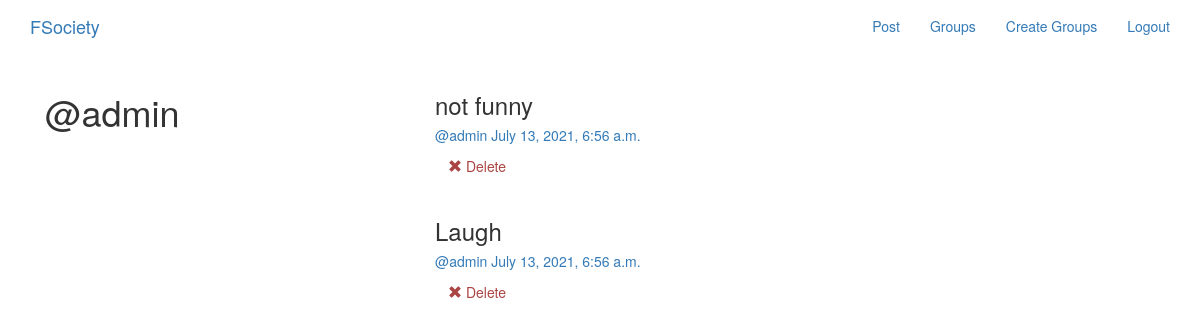
The app's page /posts/by/admin (signed in) with its own data.
### posts/models.py (models this page shows, shortened)
class Post(models.Model):
    user = models.ForeignKey(User, related_name = 'posts', on_delete = models.CASCADE)
    created_at = models.DateTimeField(auto_now = True)
    message = models.TextField()
    message_html = models.TextField(editable = False)
    group = models.ForeignKey(Group, related_name = 'posts', null = True, blank = True, on_delete = models.CASCADE)
    class Meta:
        ordering = ['-created_at'] #ordered such that new post is shown first
        unique_together = ['user','message']

### posts/views.py (the view)
# urls.py: url(r'by/(?P<username>[-\w]+)', views.UserPosts.as_view(), name = 'for_user'),
class UserPosts(generic.ListView):
    model = models.Post
    template_name = 'posts/user_post_list.html'
    def get_queryset(self):
        try:
            self.post_user = User.objects.prefetch_related('posts').get(username__iexact=self.kwargs.get('username'))
        except User.DoesNotExist:
            raise Http404
        else:
            return self.post_user.posts.all()
    def get_context_data(self, **kwargs):
        context = super().get_context_data(**kwargs)
        context['post_user'] = self.post_user
        return context

### posts/templates/posts/user_post_list.html
{% extends "posts/post_base.html" %}
{% block prepost %}
    <div class="col-md-4">
        <h1>@{{post_user.username}}</h1>
    </div>
{% endblock %}
{% block post_content %}
    <div class="col-md-8">
        {% for post in post_list %}
            {% include "posts/_post.html" %}
        {% endfor %}
    </div>
{% endblock %}

### posts/templates/posts/_post.html
<div class="post media">
    <h3>{{post.message_html|safe}}</h3>
    <div class="media-body">
        <h5 class="media-heading">
            <span class="username">
                <a href="{% url 'posts:for_user' username=post.user.username %}">@{{ post.user.username }}</a>
            </span>
            <time class="time">
                <a href="{% url 'posts:single' username=post.user.username pk=post.pk %}">{{ post.created_at }}</a>
            </time>
        </h5>
        <div class="media-footer">
            {% if user.is_authenticated and post.user == user %}
                <a href="{% url 'posts:delete' pk=post.pk %}" title="delete" class="btn btn-simple">
                    <span class="glyphicon glyphicon-remove text-danger" aria-hidden="true"></span>
                    <span class="text-danger icon-label">Delete</span>
                </a>
            {% endif %}
        </div>
    </div>
</div>

### records on screen
Post: message_html "not funny", user.username "admin", created_at "July 13, 2021, 6:56 a.m.", shows "Delete"
Post: message_html "Laugh", user.username "admin", created_at "July 13, 2021, 6:56 a.m.", shows "Delete"

### other values on screen
{{ post_user.username }} "admin"
